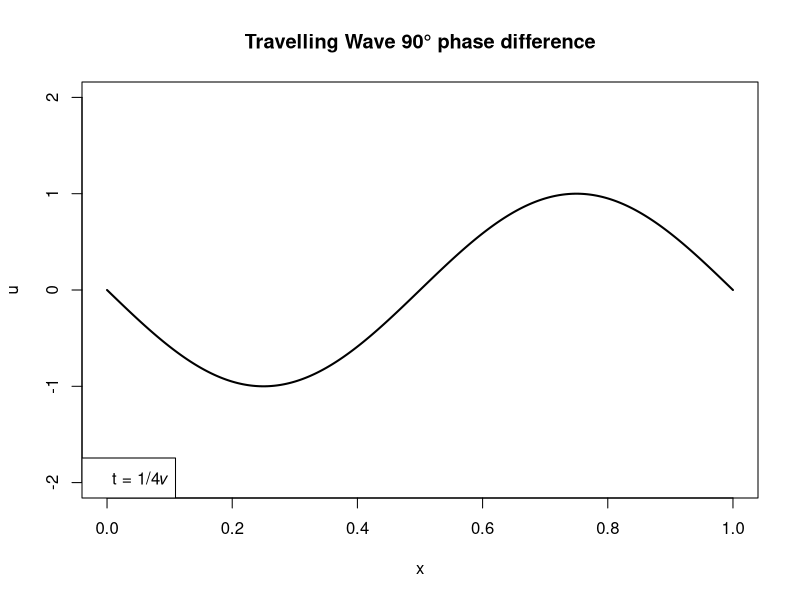

Recreate this plot in R.
# Assuming
L <- 1

# X-axis and Y-axis values
x_values <- seq(0, L, length.out = 1000)
u_values <- (- sin(2 * pi * x_values / L))

# Final plot
plot(x_values, u_values, type = "l", lwd = 2, xlim = c(0, L), ylim = c(-2, 2), 
     xlab = "x", ylab = "u", main = "Travelling Wave 90° phase difference")
# Label
legend("bottomleft", legend = "t = 1/4𝜈")